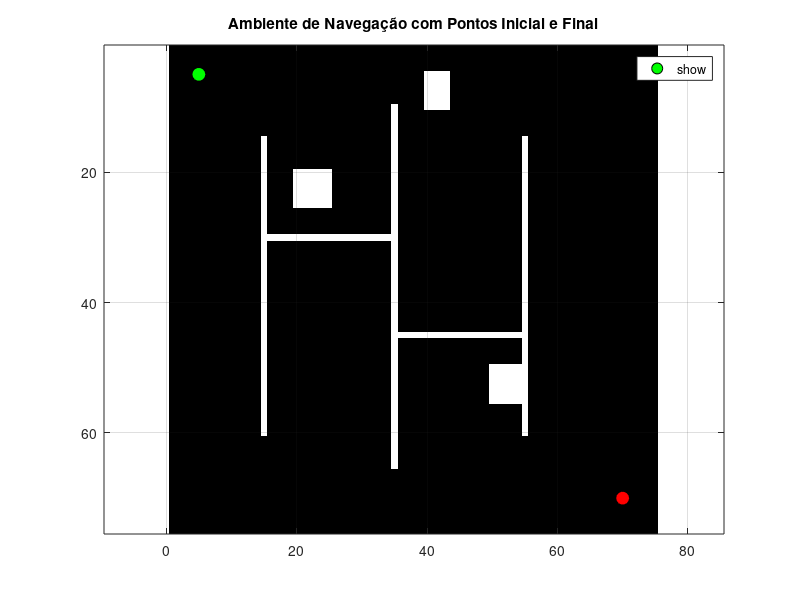

MATLAB code to generate this figure: (Note: this script raises an error after producing the figure.)
% Cenário Fácil
% Configuração inicial
clear; clc; close all;

% Definição dos cenários
scenarios = struct();

% Cenário Fácil
scenarios.easy = struct();
scenarios.easy.gridSize = 50;
scenarios.easy.startPos = [5, 10];
scenarios.easy.goalPos = [45, 45];
scenarios.easy.obstacles = [
    10, 10, 10, 30;  % [x1, y1, x2, y2]
    40, 40, 45, 45;
    18, 35, 20, 40;
];

% Cenário Intermediário
scenarios.medium = struct();
scenarios.medium.gridSize = 75;
scenarios.medium.startPos = [5, 5];
scenarios.medium.goalPos = [70, 70];
scenarios.medium.obstacles = [
    15, 15, 15, 60;  % Parede vertical
    35, 10, 35, 65;  % Parede vertical
    55, 15, 55, 60;  % Parede vertical
    16, 30, 34, 30;  % Passagem horizontal
    36, 45, 54, 45;  % Passagem horizontal
    20, 20, 25, 25;  % Ilha pequena
    50, 50, 55, 55;  % Ilha pequena
    40, 5, 43, 10;   % Obstáculo adicional
];

% Cenário Difícil
scenarios.hard = struct();
scenarios.hard.gridSize = 100;
scenarios.hard.startPos = [5, 5];
scenarios.hard.goalPos = [95, 95];
scenarios.hard.obstacles = [
    20, 20, 20, 80;  % Parede vertical
    40, 10, 40, 90;  % Parede vertical
    60, 20, 60, 80;  % Parede vertical
    80, 10, 80, 90;  % Parede vertical
    21, 40, 39, 40;  % Passagem horizontal
    41, 60, 59, 60;  % Passagem horizontal
    61, 40, 79, 40;  % Passagem horizontal
    23, 70, 77, 70;  % Passagem horizontal
    10, 10, 15, 15;  % Ilha
    85, 85, 90, 90;  % Ilha
    58, 5, 61, 10;   % Obstáculo adicional
];

% Seleção do cenário (pode ser 'easy', 'medium' ou 'hard')
currentScenario = 'medium';  % Altere aqui para mudar o cenário
selected = scenarios.(currentScenario);

% Configuração do ambiente
gridSize = selected.gridSize;
environment = zeros(gridSize);
startPos = selected.startPos;
goalPos = selected.goalPos;
obstacles = selected.obstacles;

% Criação dos obstáculos no ambiente
for i = 1:size(obstacles, 1)
    environment(obstacles(i, 2):obstacles(i, 4), obstacles(i, 1):obstacles(i, 3)) = 1;
end
% Verificar se o ponto inicial e o ponto final estão em um obstáculo
if environment(startPos(2), startPos(1)) == 1
    warning('Ponto inicial está em um obstáculo. Encontrando nova posição livre.');
    startPos = findFreeCell(environment, startPos);
end

if environment(goalPos(2), goalPos(1)) == 1
    warning('Ponto final está em um obstáculo. Encontrando nova posição livre.');
    goalPos = findFreeCell(environment, goalPos);
end

% Plot do ambiente inicial
figure('Name', 'Ambiente de Navegação', 'NumberTitle', 'off');
imagesc(environment);
colormap(gray);
hold on;

% Plotar ponto inicial
plot(startPos(1), startPos(2), 'o', 'MarkerSize', 10, 'MarkerEdgeColor', 'k', ...
    'MarkerFaceColor', 'green', 'DisplayName', 'Start');

% Plotar ponto final
plot(goalPos(1), goalPos(2), 'o', 'MarkerSize', 10, 'MarkerEdgeColor', 'k', ...
    'MarkerFaceColor', 'red', 'DisplayName', 'Goal');

hold off;
axis equal;
grid on;
legend('show', 'Location', 'best');
title('Ambiente de Navegação com Pontos Inicial e Final');

%% 1. WaveFront Planner
tic;
try
    % Usar o ambiente original ao invés de reduzir a escala
    [pathWaveFront, distWaveFront] = wavefrontPlanner(environment, startPos, goalPos);
catch e
    warning('WaveFront falhou. Usando caminho alternativo.');
    % Usar A* como fallback
    [pathWaveFront, distWaveFront] = aStarPlanner(environment, startPos, goalPos, 'octile');
end
timeWaveFront = toc;

%% 2. Algoritmo Genético
tic;
% Reduzindo parâmetros do algoritmo genético
popSize = 50;  % Reduzido de 100
maxGen = 100;  % Reduzido de 200
[pathGenetic, distGenetic] = geneticAlgorithmPlanner(environment, startPos, goalPos, popSize, maxGen);
timeGenetic = toc;

%% 3. A* Algorithm
tic;
% Otimizando A* com heurística octile (mais precisa para movimentos diagonais)
[pathAStar, distAStar] = aStarPlanner(environment, startPos, goalPos, 'octile');
timeAStar = toc;

%% Comparação dos métodos
fprintf('\n--- Resultados ---\n');
fprintf('WaveFront: Tempo = %.2f s, Distância = %.2f\n', timeWaveFront, distWaveFront);
fprintf('Algoritmo Genético: Tempo = %.2f s, Distância = %.2f\n', timeGenetic, distGenetic);
fprintf('A*: Tempo = %.2f s, Distância = %.2f\n', timeAStar, distAStar);

% Plot das trajetórias
figure('Name', 'Comparação de Trajetórias', 'NumberTitle', 'off');
imshow(environment, 'InitialMagnification', 'fit');
hold on;
plot(startPos(1), startPos(2), 'go', 'MarkerSize', 10, 'LineWidth', 2, 'DisplayName', 'Início');
plot(goalPos(1), goalPos(2), 'ro', 'MarkerSize', 10, 'LineWidth', 2, 'DisplayName', 'Objetivo');
plot(pathWaveFront(:, 1), pathWaveFront(:, 2), 'b-', 'LineWidth', 2, 'DisplayName', 'WaveFront');
plot(pathGenetic(:, 1), pathGenetic(:, 2), 'g-', 'LineWidth', 2, 'DisplayName', 'Genético');
plot(pathAStar(:, 1), pathAStar(:, 2), 'r-', 'LineWidth', 2, 'DisplayName', 'A*');
legend('Location', 'best');
title('Comparação das Trajetórias Geradas pelos Diferentes Algoritmos');
axis equal;
grid on;
hold off;

%% Funções Auxiliares

% Função WaveFront Planner
function [path, dist] = wavefrontPlanner(env, start, goal)
    [rows, cols] = size(env);
    grid = inf(rows, cols);
    grid(goal(2), goal(1)) = 0;
    
    % Queue para processamento
    queue = [goal(2), goal(1)];
    processed = false(rows, cols);
    
    % Direções: 4-conectividade para maior precisão
    directions = [-1, 0; 1, 0; 0, -1; 0, 1];
    
    % Expansão da onda
    while ~isempty(queue)
        current = queue(1, :);
        queue(1, :) = [];
        
        if processed(current(1), current(2))
            continue;
        end
        
        processed(current(1), current(2)) = true;
        
        % Verificar vizinhos
        for d = 1:size(directions, 1)
            ny = current(1) + directions(d, 1);
            nx = current(2) + directions(d, 2);
            
            % Verificar limites e obstáculos
            if ny >= 1 && ny <= rows && nx >= 1 && nx <= cols && ...
               env(ny, nx) == 0 && ~processed(ny, nx)
                
                % Atualizar distância
                newDist = grid(current(1), current(2)) + 1;
                if newDist < grid(ny, nx)
                    grid(ny, nx) = newDist;
                    queue = [queue; ny, nx];
                end
            end
        end
    end
    
    % Verificar se um caminho foi encontrado
    if isinf(grid(start(2), start(1)))
        error('Nenhum caminho encontrado pelo WaveFront.');
    end
    
    % Traçar caminho de volta
    path = [start(1), start(2)];
    current = [start(2), start(1)];
    dist = 0;
    
    while ~(current(1) == goal(2) && current(2) == goal(1))
        % Encontrar o vizinho com menor valor
        minVal = inf;
        nextStep = current;
        
        for d = 1:size(directions, 1)
            ny = current(1) + directions(d, 1);
            nx = current(2) + directions(d, 2);
            
            if ny >= 1 && ny <= rows && nx >= 1 && nx <= cols && ...
               env(ny, nx) == 0 && grid(ny, nx) < minVal
                minVal = grid(ny, nx);
                nextStep = [ny, nx];
            end
        end
        
        if isequal(nextStep, current)
            error('Caminho bloqueado no WaveFront.');
        end
        
        % Adicionar ao caminho
        current = nextStep;
        path = [path; current(2), current(1)];
        
        % Calcular distância
        if size(path, 1) > 1
            dist = dist + norm(path(end,:) - path(end-1,:));
        end
    end
end

% Algoritmo Genético sem paralelização
function [path, dist] = geneticAlgorithmPlanner(env, start, goal, popSize, maxGen)
    % Pré-alocação de memória
    population = cell(1, popSize);
    fitness = zeros(1, popSize);
    
    % Inicialização mais eficiente
    for i = 1:popSize
        population{i} = generateSimplePath(start, goal, env);
    end
    
    % Cache de caminhos válidos
    validPathCache = containers.Map('KeyType', 'char', 'ValueType', 'logical');
    
    % Loop principal do algoritmo genético
    for gen = 1:maxGen
        % Avaliação do fitness
        for i = 1:popSize
            fitness(i) = evaluateIndividualFitness(population{i}, env);
        end
        
        % Encontrar o melhor indivíduo
        [currentBestFitness, bestIdx] = max(fitness);
        bestPath = population{bestIdx};
        
        % Seleção
        selected = selectParents(population, fitness);
        
        % Crossover e mutação
        tempPop = cell(1, popSize);
        for i = 1:2:popSize
            if i < popSize
                [child1, child2] = performCrossover(selected{randi(length(selected))}, ...
                                                  selected{randi(length(selected))}, env);
                tempPop{i} = performMutation(child1, env);
                tempPop{i+1} = performMutation(child2, env);
            else
                tempPop{i} = performMutation(selected{randi(length(selected))}, env);
            end
        end
        
        population = tempPop;
    end
    
    path = bestPath;
    dist = sum(sqrt(sum(diff(path).^2, 2)));
end

% Função auxiliar para avaliar fitness de um indivíduo
function fitness = evaluateIndividualFitness(path, env)
    if isValidPath(path, env)
        fitness = -sum(sqrt(sum(diff(path).^2, 2))); % Minimizar distância
    else
        fitness = -inf;
    end
end

% Função auxiliar para realizar crossover
function [child1, child2] = performCrossover(parent1, parent2, env)
    maxAttempts = 100;
    child1 = parent1;
    child2 = parent2;
    
    for attempt = 1:maxAttempts
        splitPoint = randi([2, min(size(parent1,1), size(parent2,1))-1]);
        tempChild1 = [parent1(1:splitPoint, :); parent2(splitPoint+1:end, :)];
        tempChild2 = [parent2(1:splitPoint, :); parent1(splitPoint+1:end, :)];
        
        if isValidPath(tempChild1, env) && isValidPath(tempChild2, env)
            child1 = tempChild1;
            child2 = tempChild2;
            break;
        end
    end
end

% Função auxiliar para realizar mutação
function mutated = performMutation(path, env)
    mutated = path;
    maxAttempts = 50;
    
    if rand < 0.1 % Taxa de mutação de 10%
        for i = 2:(size(path,1)-1) % Não mutamos o início e fim
            if rand < 0.1
                for attempt = 1:maxAttempts
                    newPos = path(i, :) + randi([-2, 2], 1, 2);
                    
                    % Verifica se a nova posição é válida
                    if newPos(1) > 0 && newPos(1) <= size(env, 2) && ...
                       newPos(2) > 0 && newPos(2) <= size(env, 1) && ...
                       env(newPos(2), newPos(1)) == 0
                        
                        tempPath = mutated;
                        tempPath(i, :) = newPos;
                        
                        % Verifica se o novo caminho é válido
                        if isValidPath(tempPath, env)
                            mutated = tempPath;
                            break;
                        end
                    end
                end
            end
        end
    end
end

function population = generateInitialPopulation(popSize, start, goal, env)
    maxAttempts = 100;
    population = cell(1, popSize);
    for i = 1:popSize
        for attempt = 1:maxAttempts
            path = incrementalPathGeneration(start, goal, env);
            if isValidPath(path, env)
                population{i} = path;
                break;
            end
        end
        if isempty(population{i})
            error('Não foi possível gerar um caminho inicial válido dentro do limite de tentativas.');
        end
    end
end

function path = incrementalPathGeneration(start, goal, env)
    path = start;
    current = start;
    while ~isequal(current, goal)
        direction = sign(goal - current);
        nextStep = current + direction;
        if all(nextStep > 0) && all(nextStep <= size(env)) && env(nextStep(2), nextStep(1)) == 0
            current = nextStep;
        else
            % Tente mover lateralmente se bloqueado
            if direction(1) ~= 0 && env(current(2), current(1) + direction(1)) == 0
                current(1) = current(1) + direction(1);
            elseif direction(2) ~= 0 && env(current(2) + direction(2), current(1)) == 0
                current(2) = current(2) + direction(2);
            else
                % Se completamente bloqueado, tenta um movimento alternativo
                alternativeMoves = [1, 0; 0, 1; -1, 0; 0, -1];
                for move = alternativeMoves'
                    tentative = current + move';
                    if all(tentative > 0) && all(tentative <= size(env)) && env(tentative(2), tentative(1)) == 0
                        current = tentative;
                        break;
                    end
                end
            end
        end
        path = [path; current];
    end
end

% Função de validação de caminho melhorada
function isValid = isValidPath(path, env)
    isValid = true;
    
    % Verifica cada segmento do caminho
    for i = 1:size(path, 1) - 1
        % Usa o algoritmo de Bresenham para verificar todos os pixels entre dois pontos
        points = bresenham(path(i, 1), path(i, 2), path(i+1, 1), path(i+1, 2));
        
        % Verifica cada ponto do segmento
        for j = 1:size(points, 1)
            % Verifica limites do ambiente
            if points(j,1) < 1 || points(j,1) > size(env,2) || ...
               points(j,2) < 1 || points(j,2) > size(env,1)
                isValid = false;
                return;
            end
            
            % Verifica colisão com obstáculos
            if env(points(j,2), points(j,1)) == 1
                isValid = false;
                return;
            end
        end
    end
    
    % Adiciona margem de segurança
    margin = 1;
    for i = 1:size(path, 1)
        x = path(i,1);
        y = path(i,2);
        
        % Verifica área ao redor do ponto
        for dx = -margin:margin
            for dy = -margin:margin
                newX = x + dx;
                newY = y + dy;
                
                if newX >= 1 && newX <= size(env,2) && ...
                   newY >= 1 && newY <= size(env,1)
                    if env(newY, newX) == 1
                        isValid = false;
                        return;
                    end
                end
            end
        end
    end
end

function segment = bresenham(x1, y1, x2, y2)
    % Bresenhams Line Algorithm to get the line between two points
    line = [];
    steep = abs(y2 - y1) > abs(x2 - x1);
    if steep
        [x1, y1] = deal(y1, x1);
        [x2, y2] = deal(y2, x2);
    end
    if x1 > x2
        [x1, x2] = deal(x2, x1);
        [y1, y2] = deal(y2, y1);
    end
    deltax = x2 - x1;
    deltay = abs(y2 - y1);
    error = 0;
    y = y1;
    if y1 < y2
        ystep = 1;
    else
        ystep = -1;
    end
    for x = x1:x2
        if steep
            line = [line; y, x];
        else
            line = [line; x, y];
        end
        error = error + deltay;
        if 2 * error >= deltax
            y = y + ystep;
            error = error - deltax;
        end
    end
    segment = line;
end

function selected = selectParents(population, fitness)
    [~, idx] = sort(fitness, 'descend');
    selected = population(idx(1:ceil(end/2)));
end

% Função A* otimizada
function [path, dist] = aStarPlanner(env, start, goal, heuristicType)
    if nargin < 4
        heuristicType = 'octile';
    end
    
    [rows, cols] = size(env);
    closedSet = false(rows, cols);
    
    % Usando matrizes normais ao invés de sparse
    gScore = inf(rows, cols);
    gScore(start(2), start(1)) = 0;
    fScore = inf(rows, cols);
    fScore(start(2), start(1)) = calculateHeuristic(start, goal, heuristicType);
    
    % Matriz para armazenar o caminho
    cameFrom = zeros(rows, cols, 2);
    
    % Pré-computar direções e custos
    directions = [-1, 0; 1, 0; 0, -1; 0, 1; -1, -1; -1, 1; 1, -1; 1, 1];
    costs = [ones(4,1); sqrt(2)*ones(4,1)];
    
    % Usando array simples para openSet com seus fScores
    openSet = [start, fScore(start(2), start(1))];
    
    while ~isempty(openSet)
        % Encontrar nó com menor fScore
        [~, idx] = min(openSet(:,3));
        current = openSet(idx,1:2);
        
        if isequal(current, goal)
            [path, dist] = reconstructPath(cameFrom, current);
            return;
        end
        
        openSet(idx,:) = [];
        closedSet(current(2), current(1)) = true;
        
        % Explorar vizinhos
        for d = 1:size(directions, 1)
            neighbor = current + directions(d,:);
            
            if any(neighbor < 1) || neighbor(1) > cols || neighbor(2) > rows
                continue;
            end
            
            if closedSet(neighbor(2), neighbor(1)) || env(neighbor(2), neighbor(1)) == 1
                continue;
            end
            
            stepCost = costs(d);
            tentative_gScore = gScore(current(2), current(1)) + stepCost;
            
            if tentative_gScore < gScore(neighbor(2), neighbor(1))
                cameFrom(neighbor(2), neighbor(1),:) = current;
                gScore(neighbor(2), neighbor(1)) = tentative_gScore;
                newFScore = tentative_gScore + calculateHeuristic(neighbor, goal, heuristicType);
                fScore(neighbor(2), neighbor(1)) = newFScore;
                
                % Atualizar ou adicionar ao openSet
                existingIdx = find(openSet(:,1) == neighbor(1) & openSet(:,2) == neighbor(2));
                if isempty(existingIdx)
                    openSet = [openSet; neighbor, newFScore];
                else
                    openSet(existingIdx,3) = newFScore;
                end
            end
        end
    end
    
    warning('Nenhum caminho encontrado pelo A*.');
    path = [];
    dist = Inf;
end

% Função reconstructPath corrigida
function [path, dist] = reconstructPath(cameFrom, current)
    path = current;
    dist = 0;
    
    while true
        prev = squeeze(cameFrom(current(2), current(1), :))';  % Transpor para manter consistência
        if all(prev == 0)
            break;
        end
        dist = dist + norm(current - prev);
        current = prev;
        path = [current; path];  % Agora ambos são [1x2]
    end
    
    % Garantir que o path seja uma matriz Nx2
    if size(path, 2) ~= 2
        path = reshape(path, [], 2);
    end
end

% Função calculateHeuristic mantida igual
function h = calculateHeuristic(node, goal, type)
    switch lower(type)
        case 'euclidean'
            h = norm(goal - node);
        case 'manhattan'
            h = sum(abs(goal - node));
        case 'chebyshev'
            h = max(abs(goal - node));
        case 'octile'
            d = abs(goal - node);
            h = max(d) + (sqrt(2) - 1) * min(d);
        otherwise
            h = norm(goal - node);
    end
end

function neighbors = getNeighbors(node, rows, cols)
    x = node(1);
    y = node(2);
    % Incluindo movimentos diagonais
    directions = [-1, 0; 1, 0; 0, -1; 0, 1; -1, -1; -1, 1; 1, -1; 1, 1];
    candidates = [x, y] + directions;
    valid = all(candidates > 0, 2) & candidates(:,1) <= cols & candidates(:,2) <= rows;
    neighbors = candidates(valid, :);
end

function freeCell = findFreeCell(environment, position)
    [rows, cols] = size(environment);
    x = position(1);
    y = position(2);

    if environment(y, x) == 0
        freeCell = position;
        return;
    end

    for radius = 1:max(rows, cols)
        [X, Y] = meshgrid(x-radius:x+radius, y-radius:y+radius);
        candidates = [X(:), Y(:)];
        candidates = candidates(all(candidates > 0 & candidates <= [cols, rows], 2), :);

        for i = 1:size(candidates, 1)
            cx = candidates(i, 1);
            cy = candidates(i, 2);
            if environment(cy, cx) == 0
                freeCell = [cx, cy];
                return;
            end
        end
    end

    freeCell = [];
end

% Função de geração de caminho inicial melhorada
function path = generateSimplePath(start, goal, env)
    path = [start];
    current = start;
    maxAttempts = 100;
    
    while ~isequal(current, goal)
        direction = sign(goal - current);
        bestDist = inf;
        bestNext = current;
        
        % Tenta diferentes direções
        for dx = -1:1
            for dy = -1:1
                if dx == 0 && dy == 0
                    continue;
                end
                
                next = current + [dx, dy];
                
                % Verifica se o movimento é válido
                if next(1) > 0 && next(1) <= size(env, 2) && ...
                   next(2) > 0 && next(2) <= size(env, 1) && ...
                   env(next(2), next(1)) == 0
                    
                    dist = norm(goal - next);
                    if dist < bestDist
                        bestDist = dist;
                        bestNext = next;
                    end
                end
            end
        end
        
        if isequal(bestNext, current)
            % Se não encontrou caminho direto, tenta desviar
            for attempt = 1:maxAttempts
                randDir = randi([-1, 1], 1, 2);
                next = current + randDir;
                
                if next(1) > 0 && next(1) <= size(env, 2) && ...
                   next(2) > 0 && next(2) <= size(env, 1) && ...
                   env(next(2), next(1)) == 0
                    bestNext = next;
                    break;
                end
            end
        end
        
        current = bestNext;
        path = [path; current];
        
        % Evita loops infinitos
        if size(path, 1) > 1000
            break;
        end
    end
end

